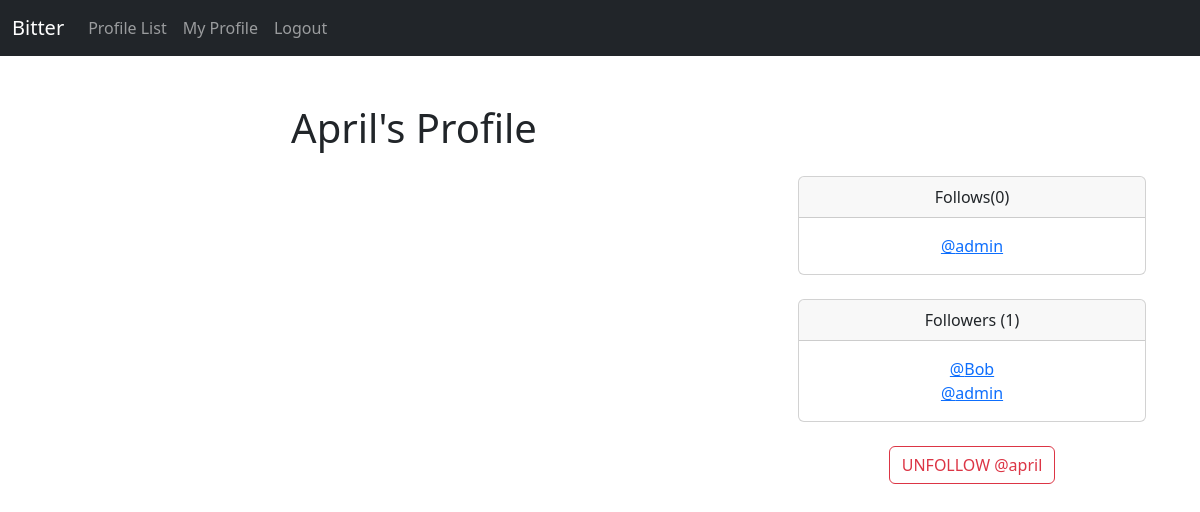
The page /profile/3 (signed in) on the database as committed earlier.
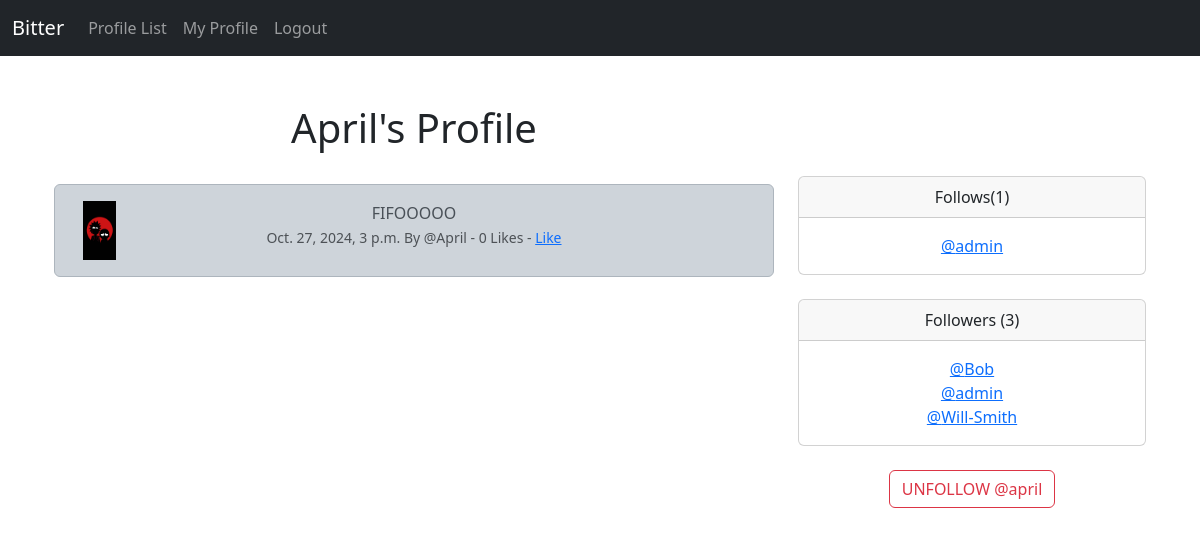
The same page on the database as committed later.
### bitter/models.py (models this page shows, shortened)
class Profile(models.Model):
    user = models.OneToOneField(User, on_delete=models.CASCADE)
    follows = models.ManyToManyField("self",
                                     related_name="followed_by",
                                     symmetrical=False,
                                     blank=True)
    date_modified = models.DateTimeField(User, auto_now=True)
    profile_image = models.ImageField(null=True, blank=True, upload_to="images/")
    def __str__(self):
        return self.user.username

class Bit(models.Model):
    user = models.ForeignKey(User, related_name="bits", on_delete=models.DO_NOTHING)
    body = models.CharField(max_length=200)
    created_at = models.DateTimeField(auto_now_add=True)
    likes = models.ManyToManyField(User, related_name="bit_like", blank=True)
    bit_image = models.ImageField(null=True, blank=True, upload_to="images/posts/")
    def number_of_likes(self):
        return self.likes.count()

### bitter/views.py (the view, shortened to what this page needs)
# urls.py: path('profile/<int:pk>', views.profile, name='profile'),
def profile(request, pk):
    if request.user.is_authenticated:
        profile = Profile.objects.get(user_id=pk)
        bits = Bit.objects.filter(user_id=pk).order_by("-created_at")
        return render(request, "profile.html", {"profile":profile, "bits":bits})
    else:
        messages.success(request, ("You must be logged in to view this page"))
        return redirect('home')

### bitter/templates/profile.html (shortened to what this page needs)
{% extends 'base.html' %}
{% load static %}
{% block content %}
    <div class="container text-center">
        <div class="row">
            <div class="col-8">
                <h1>{{ profile.user.username }}'s Profile</h1>
                <br/>
                {% if bits%}
                {% for bit in bits%}
                <div class="alert alert-dark" role="alert">
                    <div class="container">
                        <div class="row">
                            <div class="col-1">
                                {% if bit.user.profile.profile_image %}
                                <img src="{{bit.user.profile.profile_image.url }}" class="rounded-circle" widht=50 height=50 alt="{{profile.user.username}}">
                                {% else %}
                                <img src="{% static 'images/profile_picture.png' %}" class="img-fluid rounded-circe" width=50 height=50 alt="Profile_Image">
                                {% endif %}
                            </div>
                            <div class="col-10">
                                {{bit.body}}
                                <br/>
                                <small class="text-muted">
                                    {{ bit.created_at}} By @{{bit.user.username}}
                                    - {{bit.number_of_likes}} Likes
                                    - {% if user in bit.likes.all %}
                                        <a href="{% url 'bit_like' bit.id %}">Unlike</a>
                                      {% else %}
                                      <a href="{% url 'bit_like' bit.id %}">Like</a>
                                      {% endif %}
                                </small>
                            </div>
                        </div>
                    </div>
                </div>
                {% endfor %}
                {% endif %}
            </div>
            <div class="col-4">
                <br/>
                <br/>
                <br/>
                <div class="card">
                    <div class="card-header">
                      Follows({{profile.follows.count|add:-1}})
                    </div>
                    <div class="card-body">
                      <p class="card-text">
                        {% for following in profile.follows.all %}
                            {% if profile.user.id != following.user.id%}
                                <a href="{% url 'profile' following.user.id %}">@{{following}}</a><br/>
                            {% endif %}
                        {% endfor %}
                      </p>
                    </div>
                </div>
                <br/>
                <div class="card">
                    <div class="card-header">
                      Followers ({{profile.followed_by.count|add:-1}})
                    </div>
                    <div class="card-body">
                      <p class="card-text">
                        {% for following in profile.followed_by.all %}
                            {% if profile.user.id != following.user.id%}
                                <a href="{% url 'profile' following.user.id %}">@{{following}}</a><br/>
                            {% endif %}
                        {% endfor %}
                    </p>
                </div>
            </div><br/>
                <form method="post">
                    {% if profile.user.id != user.id%}
                        {% if profile in user.profile.follows.all%}
                            <button class="btn btn-outline-danger" name="follow" value="unfollow" type="submit">
                                UNFOLLOW @{{profile.user.username|lower}}</button>
                        {% else %}
                        <button class="btn btn-outline-success" name="follow" value="follow" type="submit">
                            FOLLOW @{{profile.user.username|lower}}</button>
                        {% endif%}
                    {% else %}
                            <a href="{% url 'update_user' %}" class="btn btn-secondary">Update Profile</a>
                    {% endif %}
                </form>
            </div>
        </div>
    </div>
{% endblock %}

### bitter/templates/base.html (shortened to what this page needs)
<!doctype html>
<html lang="en">
  <head>
    <link href="https://cdn.jsdelivr.net/npm/bootstrap@5.3.3/dist/css/bootstrap.min.css" rel="stylesheet">
  </head>
  <body>
    {% include 'navbar.html' %}
    <br/>
    <div class="container">
      <br/>
    {% block content %}
    {% endblock %}
    </div>
  </body>
</html>

### bitter/templates/navbar.html (shortened to what this page needs)
<nav class="navbar navbar-expand-lg navbar-dark bg-dark">
    <div class="container-fluid">
      <a class="navbar-brand" href="{% url 'home' %}">Bitter</a>
      <div class="collapse navbar-collapse" id="navbarSupportedContent">
        <ul class="navbar-nav me-auto mb-2 mb-lg-0">
          <li class="nav-item">
            <a class="nav-link" href="{% url 'profile_list' %}">Profile List</a>
          </li>
          {% if user.is_authenticated %}
          <li class="nav-item">
            <a class="nav-link" href="{% url 'profile' request.user.id %}">My Profile</a>
          </li>
          <li class="nav-item">
            <a class="nav-link" href="{% url 'logout' %}">Logout</a>
          </li>
          {% endif %}
        </ul>
      </div>
    </div>
  </nav>

Rows that differ between the two databases and show on the page:
changed Profile "April": follows.count|add "0" → "1"; followed_by.count|add "1" → "3"
added Bit: body "FIFOOOOO", created_at "Oct. 27, 2024, 3 p.m.", user.username "April", number_of_likes "0", shows "Like"
added Profile: user.username "Will-Smith"
